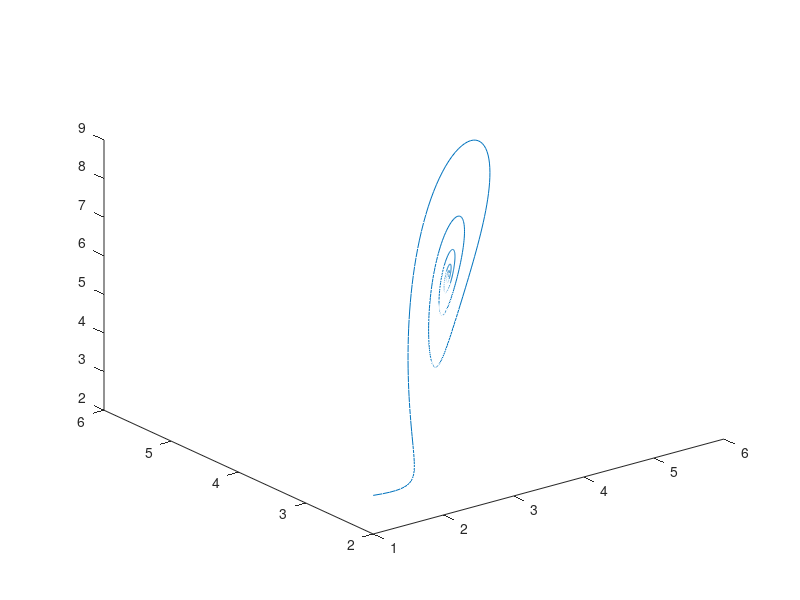
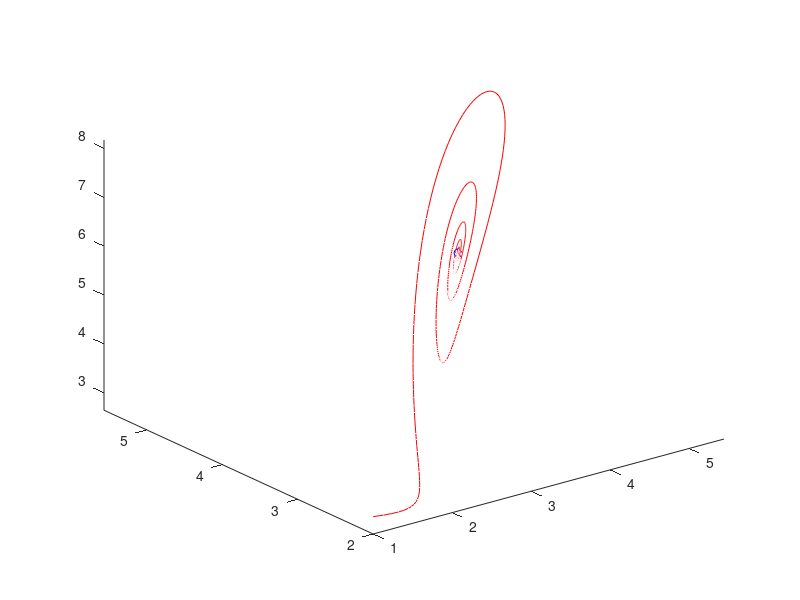

Here is the MATLAB script that generated these plots, in order:
% Physical Modeling in MATLAB by Allen B. Downey
% Chapter 4:  Vectors
% Exercise 4.7 

% A certain famous system of differential equations can be approximated by 
% a system of difference equations that looks like this:
%    x(i + 1) = x(i) + s(y(i) - x(i)) dt           (4.1)
%    y(i + 1) = y(i) + [x(i)(r - z(i)) - y(i)] dt  (4.2)
%    z(i + 1) = z(i) + (x(i)y(i) - bz(i)) dt       (4.3)

% Write a script that computes the first 10 elements of the sequences X, Y
% and Z and stores them in vectors named X, Y and Z.
% Use the initial values X(1) = 1, Y(1) = 2 and Z(1) = 3, with values 
% s = 10, b = 8/3 and r = 28, and with time step dt = 0.01.

% Read the documentation for 'plot3' and 'comet3' and plot the results in 3
% dimensions.

% Once the code is working, use semicolons to suppress the output and then
% run the program with sequence length 100, 1000 and 10000.

% Run the program again with different starting conditions. 
% What effect does it have on the result?

% Run the program with different values for s, b and r and see if you can
% get a sense of how each variable affects the system.

echo on

%n = 10;
%n = 100;
%n = 1000;
n = 10000;

X(1) = 1;
Y(1) = 2;
Z(1) = 3;

s = 15; %5; %10;
b = 16/7; %8/3;
r = 7; %14; %28;
dt = 0.01;

for i = 1:n - 1
    X(i + 1) = X(i) + s*(Y(i) - X(i))*dt;
    Y(i + 1) = Y(i) + (X(i)*(r - Z(i)) - Y(i))*dt;
    Z(i + 1) = Z(i) + (X(i)*Y(i) - b*Z(i))*dt;
end

figure(1)
plot3(X, Y, Z)
hold on 

figure(2)
comet3(X, Y, Z)
hold off

echo off
